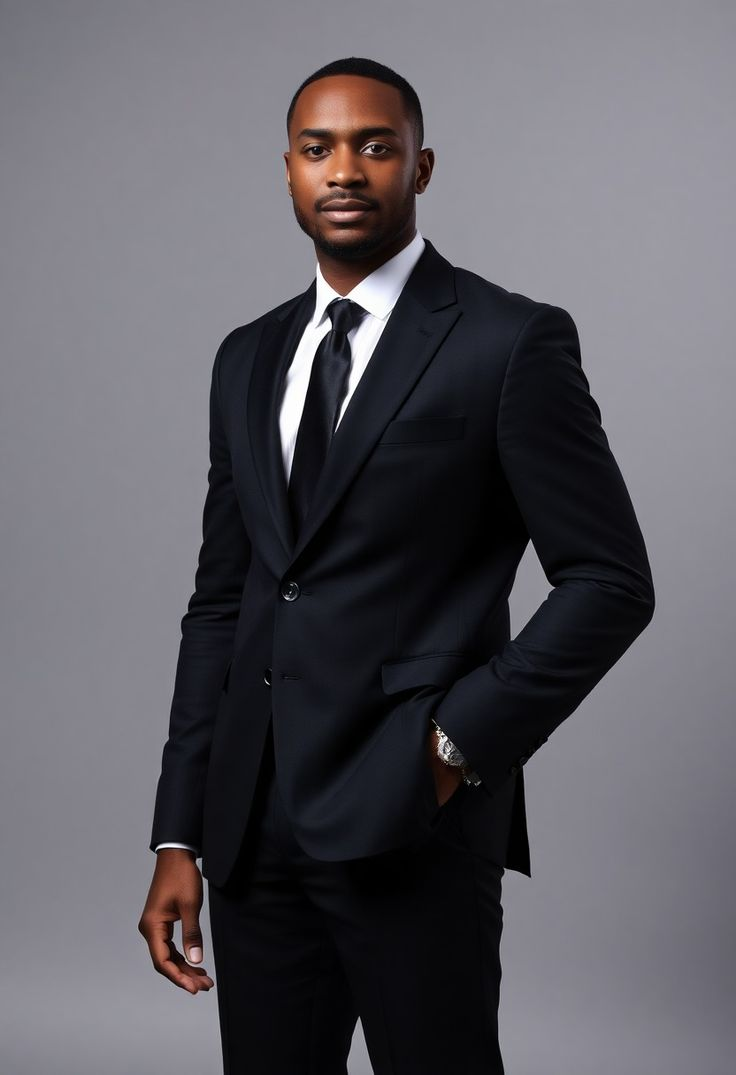
#> input picture white.jpg, 736 x 1075 px
$ python main.py
#> lines starting #> are read from the running program, lines starting #| are printed output that depends on the picture
from turtledemo.nim import COLOR

import cv2

face_haar_cascade = cv2.CascadeClassifier('haarcascade_frontalface_default.xml')
image = cv2.imread('white.jpg')
#> image is the input picture: shape (1075, 736, 3); mean B, G, R 97.7, 91.4, 93.3
gray_image = cv2.cvtColor(image, cv2.COLOR_BGR2GRAY)
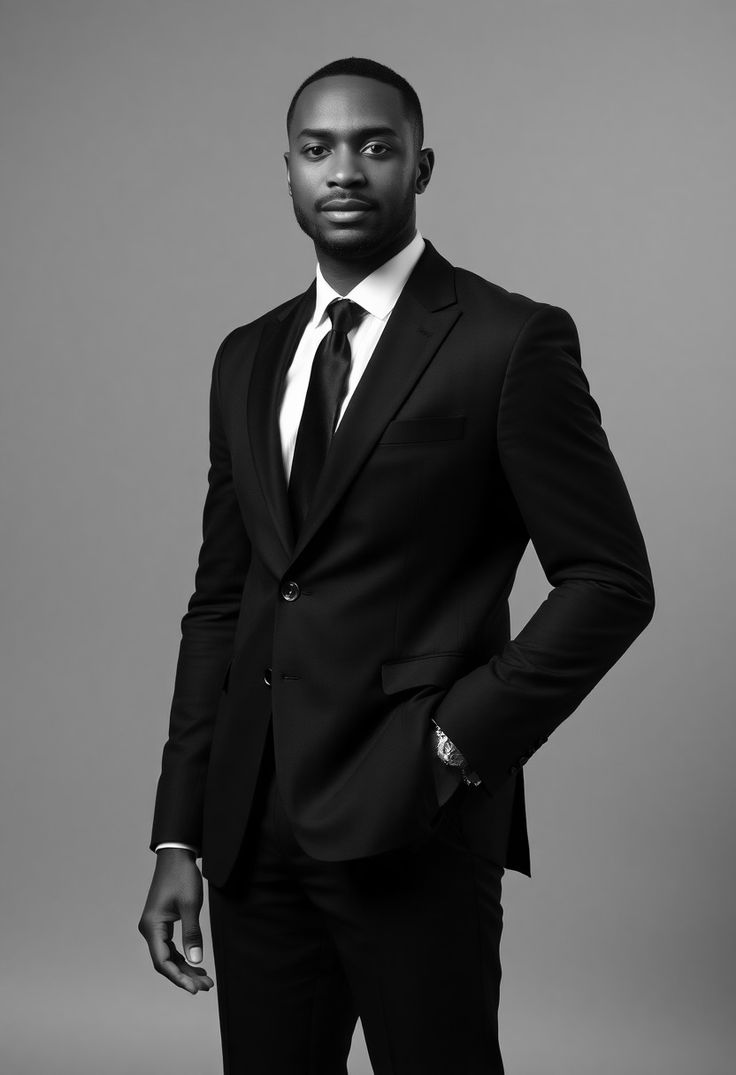
#> gray_image: shape (1075, 736); min 0, max 255, mean 92.6
#cv2.imshow("Gray", "gray")
#cv2.waitKey()

#> (the run stopped early here; a loop or call above may not have finished)
